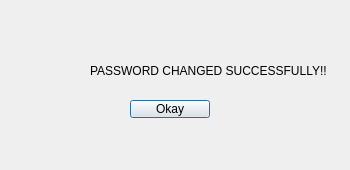
<?xml version="1.0" encoding="UTF-8"?>
<ui version="4.0">
 <class>passwordchanged</class>
 <widget class="QDialog" name="passwordchanged">
  <property name="geometry">
   <rect>
    <x>0</x>
    <y>0</y>
    <width>350</width>
    <height>170</height>
   </rect>
  </property>
  <property name="windowTitle">
   <string>Dialog</string>
  </property>
  <widget class="QLabel" name="label">
   <property name="geometry">
    <rect>
     <x>90</x>
     <y>40</y>
     <width>241</width>
     <height>61</height>
    </rect>
   </property>
   <property name="text">
    <string>PASSWORD CHANGED SUCCESSFULLY!!</string>
   </property>
  </widget>
  <widget class="QPushButton" name="pushButtonOkay">
   <property name="geometry">
    <rect>
     <x>130</x>
     <y>100</y>
     <width>80</width>
     <height>18</height>
    </rect>
   </property>
   <property name="text">
    <string>Okay</string>
   </property>
  </widget>
 </widget>
 <resources/>
 <connections/>
</ui>
